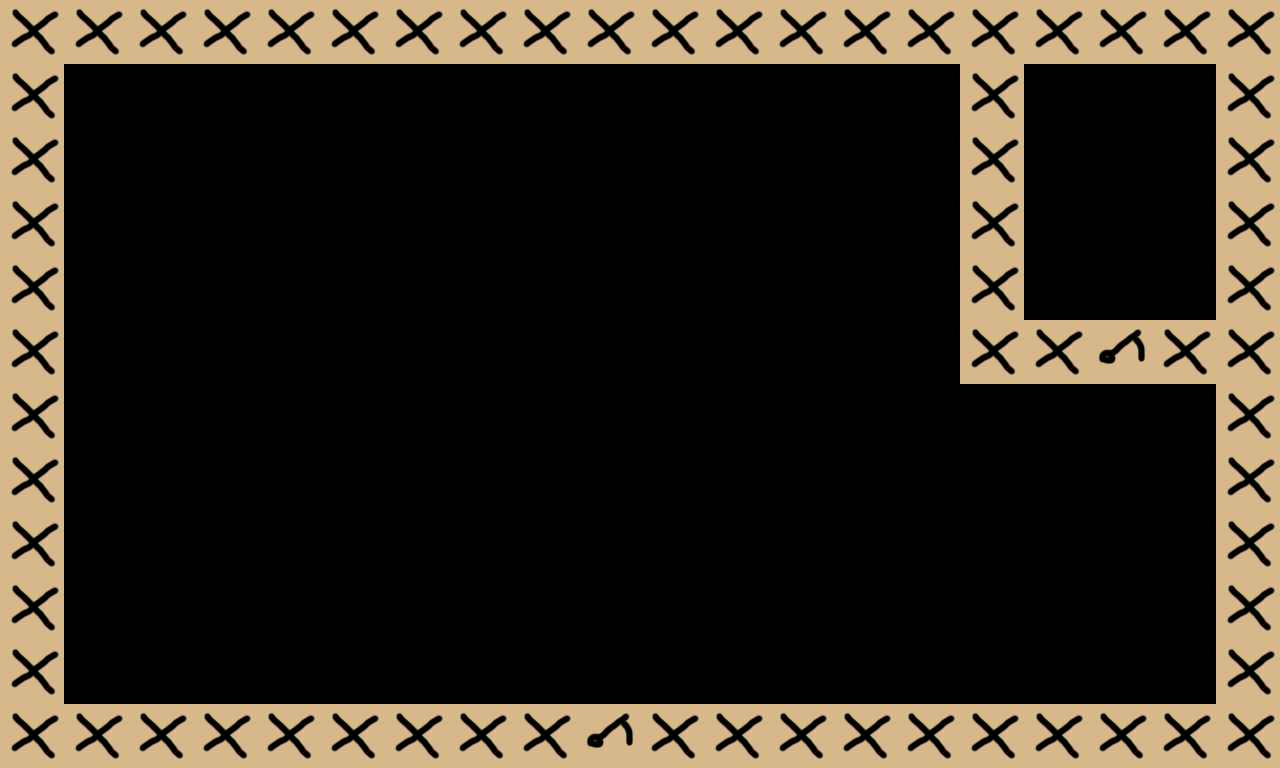

Tiled map render using the project's own tile images. Description and the map definition, with tile-layer contents summarised, below:
An orthogonal 20x12 tile map with 64x64 px tiles, 1 tile layer (wall).

<map version="1.0" orientation="orthogonal" width="20" height="12" tilewidth="64" tileheight="64">
 <tileset firstgid="1" name="legend" tilewidth="64" tileheight="64">
  <image source="legend.png" width="256" height="64" />
  <tile id="0">
   <properties>
    <property name="obstacle" value="wall" />
   </properties>
  </tile>
  <tile id="1">
   <properties>
    <property name="obstacle" value="door" />
   </properties>
  </tile>
 </tileset>
 <layer name="wall" width="20" height="12">
  <data>[240 cells, 68 non-empty, 2 distinct tile ids]</data>
 </layer>
</map>